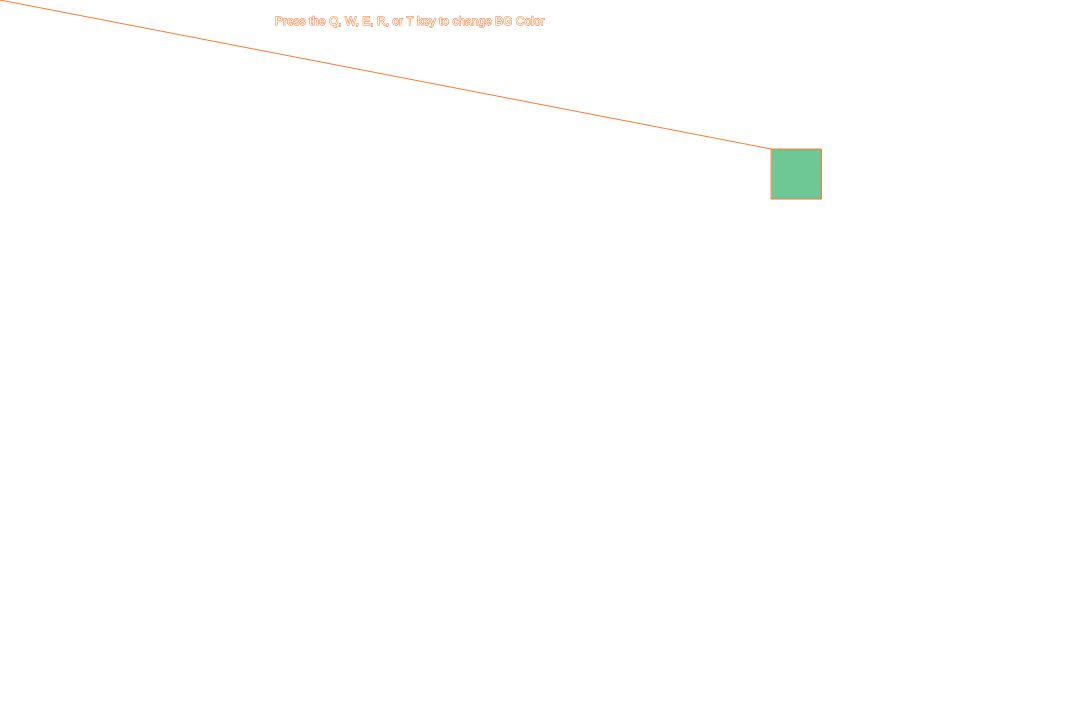
Frame 1 (no input)
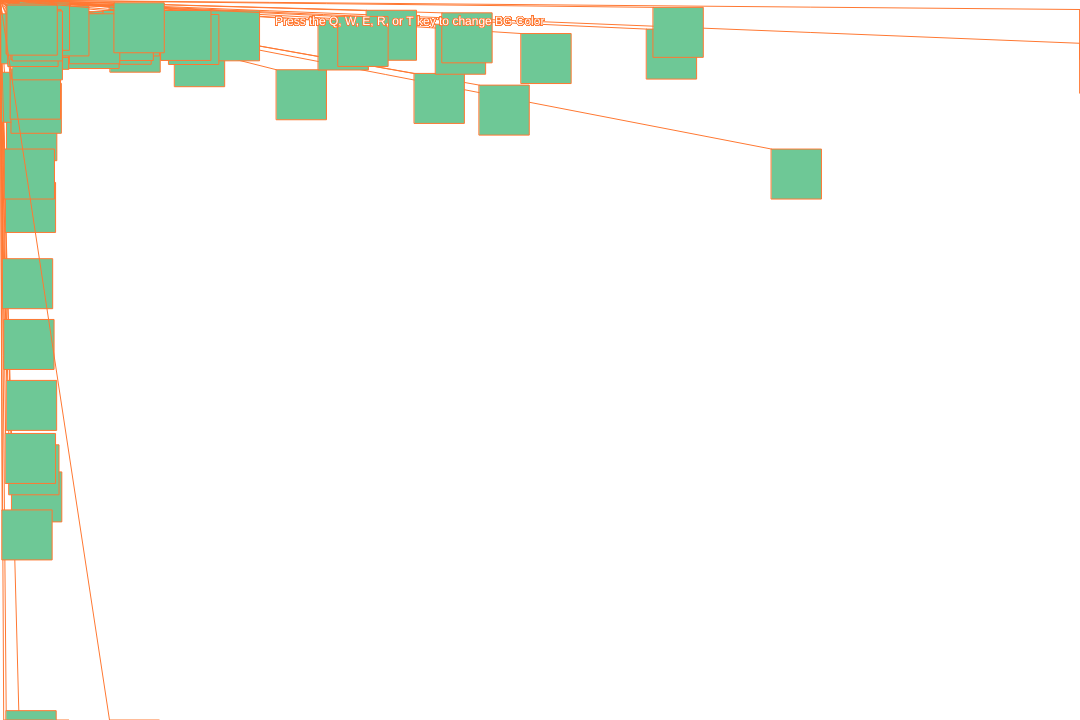
Frame 60 (no input)
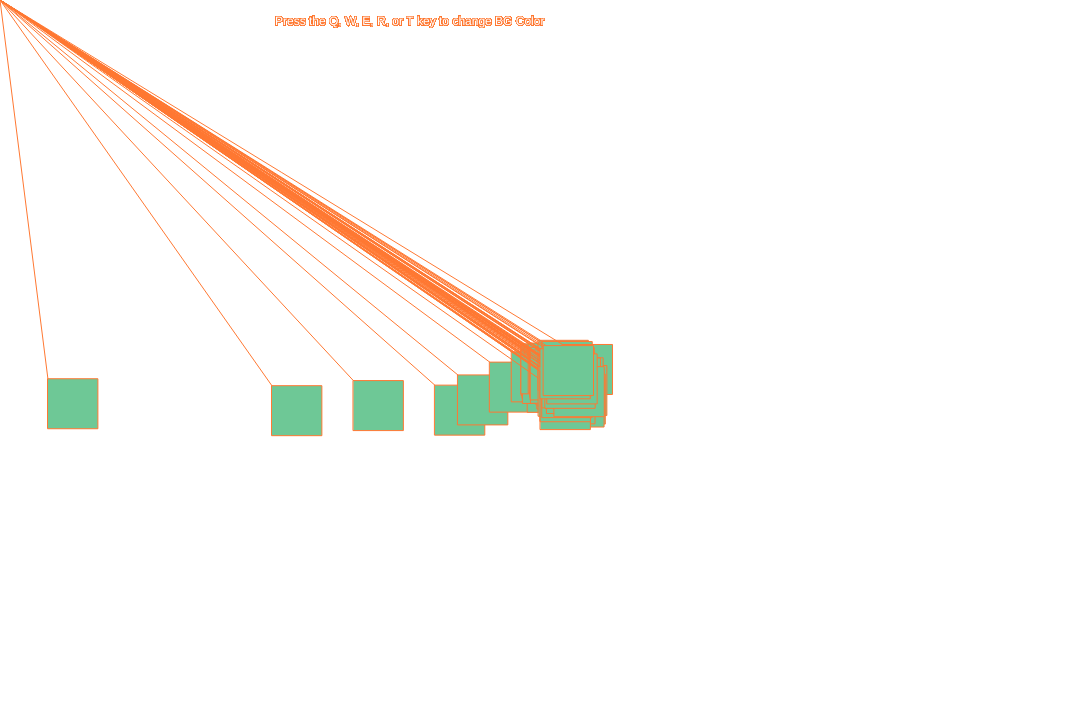
Frame 120 (the mouse pressed at the canvas centre since frame 60)

The p5.js sketch that drew these frames (run headless with seeded random() and noise() and a simulated clock; from frame 60 on, the mouse is pressed at the canvas centre):

// p5.js sketch
// ── sketch.js
var x = 0;
var y = 0;

function setup() {
  createCanvas (1080, 720);
  c = color(255);
  stroke(255, 120, 50, 255);
  fill(255, 240);
  x = random(width);
  y = random(height);
}

function draw() {
  fill(255);
  text('Press the Q, W, E, R, or T key to change BG Color', 275, 25);
  fill(110, 200, 150);
  rect(x, y, 50, 50);
  line(x, y, 0, 0);
  var dx = mouseX-x;
  var dy = mouseY-y;
  x = x + random(0, 0.5)*dx + random(-10, 10);
  y = y + random(0, 0.5)*dy + random(-10, 10);
  if(x>width) x = 0;
  if(y>height) y = 0;
  if(x<0) x=width;
  if(y<0) y=height;
}

function mousePressed() {
  clear();
}

function keyPressed()
{
    // Q key
  if(key == 'Q' || key == 'q')
  {
    c = color(255, 102, 120);
  }
 
  // W key
  if(key == 'W' || key == 'w')
  {
    c = color(50, 230, 244);
  }
  
  // E key
  if(key == 'E' || key == 'e')
  {
    c = color(104, 100, 255);
  }
  
  // R key
  if(key == 'R' || key == 'r')
  {
    c = color(123, 20, 15);
  }
  
  // T key
  if(key == 'T' || key == 't')
  {
    c = color(50, 214, 6);
  }
  
  // Y key
  if(key == 'Y' || key == 'y')
  {
    c = color(225, 160, 70);
  }
  
  // U key
  if(key == 'U' || key == 'u')
  {
    c = color(15, 80, 170);
  }
  
  background(c);
  x = random(width);
  y = random(height);
  
  
}
